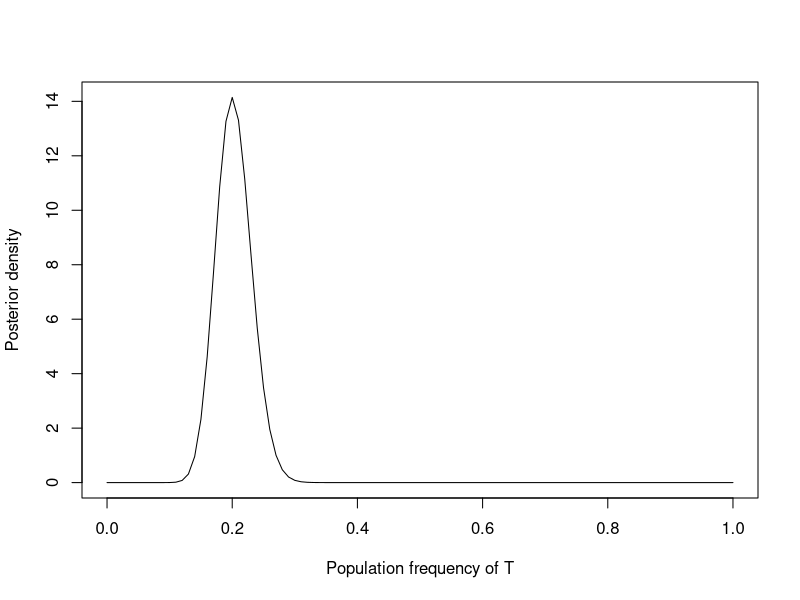
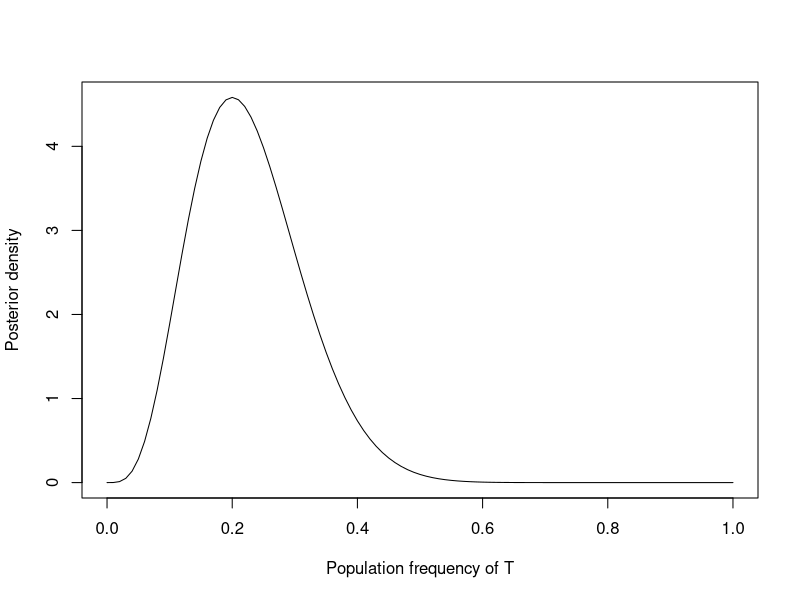
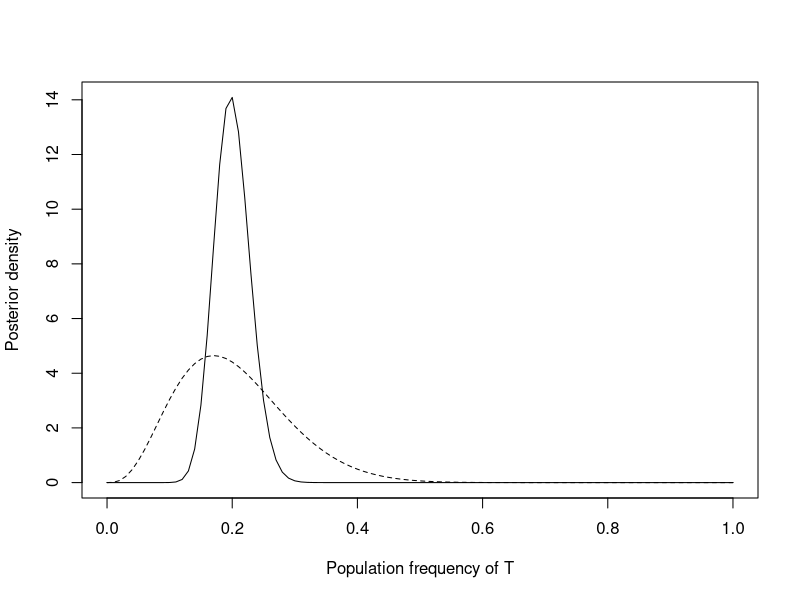
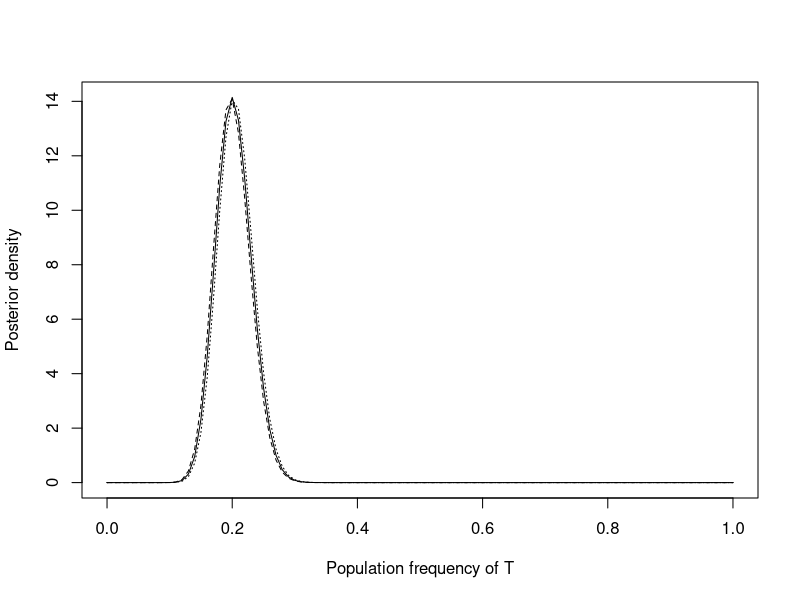

Write the R code that produced these figures, in order.
# beta-binomial model of allele frequencies
p <- seq(0, 1, 0.01)
k <- 40
n <- 200
alpha <- k+1
beta <- n-k+1

y <- dbeta(p, shape1=alpha, shape2=beta)

plot(x=p, y=y, ylab="Posterior density" , xlab="Population frequency of T", type="l")

qbeta(p=c(0.025,0.25,0.5,0.75,0.975), shape1=alpha, shape2=beta)

# with only 10 individuals
k <- 4
n <- 20

alpha <- k+1
beta <- n-k+1

y <- dbeta(p, shape1=alpha, shape2=beta)

plot(x=p, y=y, ylab="Posterior density" , xlab="Population frequency of T", type="l")

qbeta(p=c(0.025,0.25,0.5,0.75,0.975), shape1=alpha, shape2=beta)
# with informative prior

p <- seq(0, 1, 0.01)

k <- 40
n <- 200
alpha <- k+0.1
beta <- n-k+0.1
y <- dbeta(p, shape1=alpha, shape2=beta)
plot(x=p, y=y, ylab="Posterior density" , xlab="Population frequency of T", type="l")
qbeta(p=c(0.025,0.25,0.5,0.75,0.975), shape1=alpha, shape2=beta)

k <- 4
n <- 20
alpha <- k+0.1
beta <- n-k+0.1
y <- dbeta(p, shape1=alpha, shape2=beta)
points(x=p, y=y, type="l", lty=2)
qbeta(p=c(0.025,0.25,0.5,0.75,0.975), shape1=alpha, shape2=beta)

# bayes factors

th <- 0.1

p <- seq(0, 1, 0.01)
k <- 40
n <- 200

percs <- matrix(NA, nrow=3, ncol=5)
alpha <- k+1
beta <- n-k+1
y <- dbeta(p, shape1=alpha, shape2=beta)
plot(x=p, y=y, ylab="Posterior density" , xlab="Population frequency of T", type="l")
percs[1,1:4] <- c(qbeta(p=c(0.025,0.5,0.975), shape1=alpha, shape2=beta), pbeta(th, shape1=alpha, shape2=beta, lower.tail=FALSE) )

post1 <- pbeta(th, shape1=alpha, shape2=beta, lower.tail=FALSE)
prior1 <- pbeta(th, shape1=1, shape2=1, lower.tail=FALSE)
percs[1,5] <- (post1-(1-post1))/(prior1/(1-prior1))

alpha <- k+0.1
beta <- n-k+0.1
y <- dbeta(p, shape1=alpha, shape2=beta)
points(x=p, y=y, type="l", lty=2)
percs[2,1:4] <- c(qbeta(p=c(0.025,0.5,0.975), shape1=alpha, shape2=beta), pbeta(th, shape1=alpha, shape2=beta, lower.tail=FALSE) )

# THESE BF MAY BE WRONG!!!

post1 <- pbeta(th, shape1=alpha, shape2=beta, lower.tail=FALSE)
prior1 <- pbeta(th, shape1=0.1, shape2=0.1, lower.tail=FALSE)
percs[2,5] <- (post1-(1-post1))/(prior1/(1-prior1))

alpha <- k+2
beta <- n-k+2
y <- dbeta(p, shape1=alpha, shape2=beta)
points(x=p, y=y, type="l", lty=3)
percs[3,1:4] <- c(qbeta(p=c(0.025,0.5,0.975), shape1=alpha, shape2=beta), pbeta(0.1, shape1=alpha, shape2=beta, lower.tail=FALSE) )

post1 <- pbeta(th, shape1=alpha, shape2=beta, lower.tail=FALSE)
prior1 <- pbeta(th, shape1=2, shape2=2, lower.tail=FALSE)
percs[3,5] <- (post1-(1-post1))/(prior1/(1-prior1))

